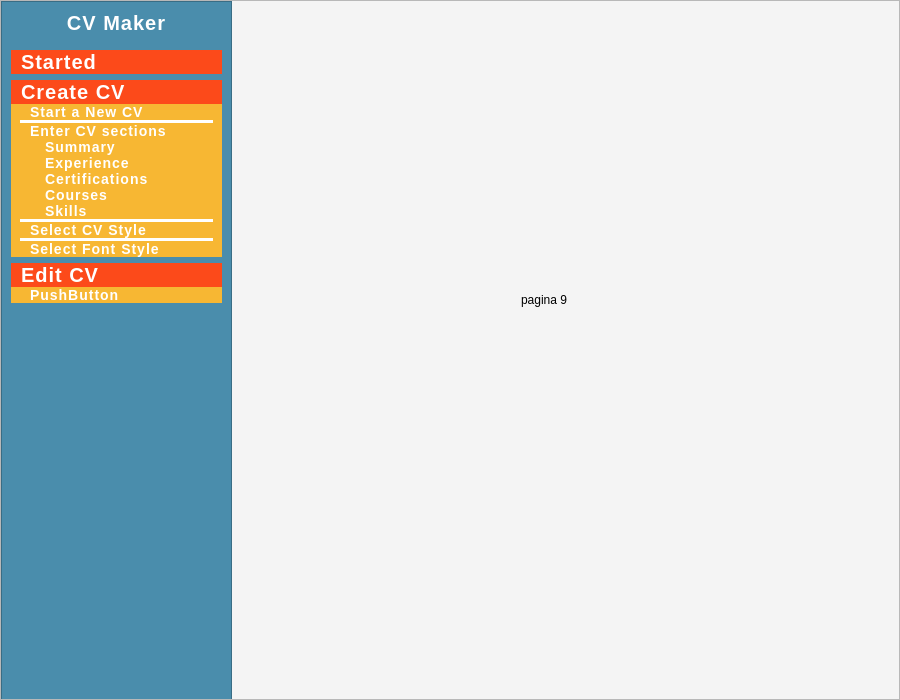
<?xml version="1.0" encoding="UTF-8"?>
<ui version="4.0">
 <class>MainWindow</class>
 <widget class="QWidget" name="MainWindow">
  <property name="geometry">
   <rect>
    <x>0</x>
    <y>0</y>
    <width>900</width>
    <height>700</height>
   </rect>
  </property>
  <property name="minimumSize">
   <size>
    <width>900</width>
    <height>700</height>
   </size>
  </property>
  <property name="maximumSize">
   <size>
    <width>900</width>
    <height>700</height>
   </size>
  </property>
  <property name="windowTitle">
   <string>Form</string>
  </property>
  <property name="styleSheet">
   <string notr="true"/>
  </property>
  <layout class="QVBoxLayout" name="verticalLayout">
   <property name="spacing">
    <number>0</number>
   </property>
   <property name="leftMargin">
    <number>0</number>
   </property>
   <property name="topMargin">
    <number>0</number>
   </property>
   <property name="rightMargin">
    <number>0</number>
   </property>
   <property name="bottomMargin">
    <number>0</number>
   </property>
   <item>
    <widget class="QFrame" name="centralWidget">
     <property name="frameShape">
      <enum>QFrame::StyledPanel</enum>
     </property>
     <property name="frameShadow">
      <enum>QFrame::Raised</enum>
     </property>
     <layout class="QVBoxLayout" name="verticalLayout_2">
      <property name="leftMargin">
       <number>0</number>
      </property>
      <property name="topMargin">
       <number>0</number>
      </property>
      <property name="rightMargin">
       <number>0</number>
      </property>
      <property name="bottomMargin">
       <number>0</number>
      </property>
      <item>
       <widget class="QFrame" name="background_frame">
        <property name="autoFillBackground">
         <bool>false</bool>
        </property>
        <property name="styleSheet">
         <string notr="true">background-color: #F4F4F4;</string>
        </property>
        <property name="frameShape">
         <enum>QFrame::StyledPanel</enum>
        </property>
        <property name="frameShadow">
         <enum>QFrame::Raised</enum>
        </property>
        <widget class="QStackedWidget" name="stacked_widget">
         <property name="enabled">
          <bool>true</bool>
         </property>
         <property name="geometry">
          <rect>
           <x>230</x>
           <y>0</y>
           <width>671</width>
           <height>701</height>
          </rect>
         </property>
         <property name="currentIndex">
          <number>8</number>
         </property>
         <widget class="QWidget" name="page_1">
          <widget class="QLabel" name="label_2">
           <property name="geometry">
            <rect>
             <x>230</x>
             <y>280</y>
             <width>191</width>
             <height>81</height>
            </rect>
           </property>
           <property name="font">
            <font>
             <pointsize>22</pointsize>
            </font>
           </property>
           <property name="styleSheet">
            <string notr="true">color: #000;</string>
           </property>
           <property name="text">
            <string>Pagina 1</string>
           </property>
          </widget>
         </widget>
         <widget class="QWidget" name="page_2">
          <widget class="QLabel" name="label_3">
           <property name="geometry">
            <rect>
             <x>200</x>
             <y>290</y>
             <width>241</width>
             <height>41</height>
            </rect>
           </property>
           <property name="font">
            <font>
             <pointsize>22</pointsize>
            </font>
           </property>
           <property name="styleSheet">
            <string notr="true">color: #000;</string>
           </property>
           <property name="text">
            <string>Pagina 2</string>
           </property>
          </widget>
         </widget>
         <widget class="QWidget" name="page_3"/>
         <widget class="QWidget" name="page_4"/>
         <widget class="QWidget" name="page_5"/>
         <widget class="QWidget" name="page_6"/>
         <widget class="QWidget" name="page_7"/>
         <widget class="QWidget" name="page_8"/>
         <widget class="QWidget" name="page_9">
          <widget class="QLabel" name="label_4">
           <property name="geometry">
            <rect>
             <x>290</x>
             <y>290</y>
             <width>58</width>
             <height>18</height>
            </rect>
           </property>
           <property name="styleSheet">
            <string notr="true">color: #000;</string>
           </property>
           <property name="text">
            <string>pagina 9</string>
           </property>
          </widget>
         </widget>
        </widget>
        <widget class="QFrame" name="side_menu_container">
         <property name="geometry">
          <rect>
           <x>0</x>
           <y>0</y>
           <width>231</width>
           <height>701</height>
          </rect>
         </property>
         <property name="minimumSize">
          <size>
           <width>231</width>
           <height>701</height>
          </size>
         </property>
         <property name="maximumSize">
          <size>
           <width>231</width>
           <height>701</height>
          </size>
         </property>
         <property name="font">
          <font>
           <pointsize>-1</pointsize>
           <italic>true</italic>
           <bold>true</bold>
          </font>
         </property>
         <property name="styleSheet">
          <string notr="true">background-color: #4a8dac;
color: white;
font-weight: 600;
font-size: 20px;
line-height: 65px;
text-align: center;
letter-spacing: 1px;

</string>
         </property>
         <property name="frameShape">
          <enum>QFrame::StyledPanel</enum>
         </property>
         <property name="frameShadow">
          <enum>QFrame::Raised</enum>
         </property>
         <property name="lineWidth">
          <number>0</number>
         </property>
         <layout class="QVBoxLayout" name="verticalLayout_3">
          <property name="rightMargin">
           <number>9</number>
          </property>
          <item>
           <widget class="QLabel" name="label">
            <property name="lineWidth">
             <number>0</number>
            </property>
            <property name="text">
             <string>CV Maker</string>
            </property>
            <property name="alignment">
             <set>Qt::AlignCenter</set>
            </property>
           </widget>
          </item>
          <item>
           <widget class="QFrame" name="frame_1">
            <property name="styleSheet">
             <string notr="true">QFrame {border: 0px;}</string>
            </property>
            <property name="frameShape">
             <enum>QFrame::StyledPanel</enum>
            </property>
            <property name="frameShadow">
             <enum>QFrame::Raised</enum>
            </property>
            <property name="lineWidth">
             <number>0</number>
            </property>
            <layout class="QVBoxLayout" name="verticalLayout_4">
             <property name="spacing">
              <number>6</number>
             </property>
             <property name="leftMargin">
              <number>0</number>
             </property>
             <property name="rightMargin">
              <number>0</number>
             </property>
             <item>
              <widget class="QFrame" name="frame_6">
               <property name="styleSheet">
                <string notr="true">border-width: 0px;</string>
               </property>
               <property name="frameShape">
                <enum>QFrame::StyledPanel</enum>
               </property>
               <property name="frameShadow">
                <enum>QFrame::Raised</enum>
               </property>
               <property name="lineWidth">
                <number>0</number>
               </property>
               <layout class="QVBoxLayout" name="verticalLayout_11">
                <property name="spacing">
                 <number>0</number>
                </property>
                <property name="leftMargin">
                 <number>0</number>
                </property>
                <property name="topMargin">
                 <number>0</number>
                </property>
                <property name="rightMargin">
                 <number>0</number>
                </property>
                <property name="bottomMargin">
                 <number>0</number>
                </property>
                <item>
                 <widget class="QPushButton" name="button_1">
                  <property name="styleSheet">
                   <string notr="true">QPushButton{
    background-color: #fc4a1a;
    border-style: outset;
    border-width: 0px;
    border-color: beige;
	text-align: left;
	padding: 0px 0px 0px 10px;
}
QPushButton::hover{
	background-color: #f24414;
}</string>
                  </property>
                  <property name="text">
                   <string>Started</string>
                  </property>
                 </widget>
                </item>
               </layout>
              </widget>
             </item>
             <item>
              <widget class="QFrame" name="frame_2">
               <property name="styleSheet">
                <string notr="true">border-width: 0px;
border: 0px;
</string>
               </property>
               <property name="frameShape">
                <enum>QFrame::StyledPanel</enum>
               </property>
               <property name="frameShadow">
                <enum>QFrame::Raised</enum>
               </property>
               <property name="lineWidth">
                <number>0</number>
               </property>
               <layout class="QVBoxLayout" name="verticalLayout_7">
                <property name="spacing">
                 <number>0</number>
                </property>
                <property name="leftMargin">
                 <number>0</number>
                </property>
                <property name="topMargin">
                 <number>0</number>
                </property>
                <property name="rightMargin">
                 <number>0</number>
                </property>
                <property name="bottomMargin">
                 <number>0</number>
                </property>
                <item>
                 <widget class="QPushButton" name="button_2">
                  <property name="styleSheet">
                   <string notr="true">QPushButton{
    background-color: #fc4a1a;
    border-style: outset;
    border-width: 0px;
    border-color: beige;
	text-align: left;
	padding: 0px 0px 0px 10px;
}
QPushButton::hover{
	background-color: #f24414;
}</string>
                  </property>
                  <property name="text">
                   <string>Create CV</string>
                  </property>
                 </widget>
                </item>
                <item>
                 <widget class="QFrame" name="frame_3">
                  <property name="enabled">
                   <bool>true</bool>
                  </property>
                  <property name="font">
                   <font>
                    <pointsize>-1</pointsize>
                    <italic>true</italic>
                    <bold>true</bold>
                   </font>
                  </property>
                  <property name="styleSheet">
                   <string notr="true">background-color: #f7b733;
font-size: 14px;
border-width: 0px;
</string>
                  </property>
                  <property name="frameShape">
                   <enum>QFrame::StyledPanel</enum>
                  </property>
                  <property name="frameShadow">
                   <enum>QFrame::Raised</enum>
                  </property>
                  <layout class="QVBoxLayout" name="verticalLayout_8">
                   <property name="spacing">
                    <number>0</number>
                   </property>
                   <property name="leftMargin">
                    <number>9</number>
                   </property>
                   <property name="topMargin">
                    <number>0</number>
                   </property>
                   <property name="rightMargin">
                    <number>9</number>
                   </property>
                   <property name="bottomMargin">
                    <number>0</number>
                   </property>
                   <item>
                    <widget class="QPushButton" name="button_4">
                     <property name="enabled">
                      <bool>true</bool>
                     </property>
                     <property name="styleSheet">
                      <string notr="true">QPushButton{
    background-color: #f7b733;
    border-style: outset;
    border-width: 0px;
    border-color: beige;
	text-align: left;
	padding: 0px 0px 0px 10px;
}
QPushButton:hover{
	text-align: center;
	font-size: 15px;
}</string>
                     </property>
                     <property name="text">
                      <string>Start a New CV</string>
                     </property>
                     <property name="checkable">
                      <bool>false</bool>
                     </property>
                     <property name="checked">
                      <bool>false</bool>
                     </property>
                     <property name="default">
                      <bool>false</bool>
                     </property>
                    </widget>
                   </item>
                   <item>
                    <widget class="Line" name="line">
                     <property name="styleSheet">
                      <string notr="true">background-color: rgb(255, 255, 255);</string>
                     </property>
                     <property name="orientation">
                      <enum>Qt::Horizontal</enum>
                     </property>
                    </widget>
                   </item>
                   <item>
                    <widget class="QPushButton" name="button_5">
                     <property name="styleSheet">
                      <string notr="true">QPushButton{
    background-color: #f7b733;
    border-style: outset;
    border-width: 0px;
    border-color: beige;
	text-align: left;
	padding: 0px 0px 0px 10px;
}
QPushButton::hover{
	text-align: center;
	font-size: 15px;
}</string>
                     </property>
                     <property name="text">
                      <string>Enter CV sections</string>
                     </property>
                    </widget>
                   </item>
                   <item>
                    <widget class="QFrame" name="frame_7">
                     <property name="enabled">
                      <bool>true</bool>
                     </property>
                     <property name="font">
                      <font>
                       <pointsize>-1</pointsize>
                       <italic>true</italic>
                       <bold>true</bold>
                      </font>
                     </property>
                     <property name="styleSheet">
                      <string notr="true">background-color: #f7b733;
font-size: 14px;
border-width: 0px;
</string>
                     </property>
                     <property name="frameShape">
                      <enum>QFrame::StyledPanel</enum>
                     </property>
                     <property name="frameShadow">
                      <enum>QFrame::Raised</enum>
                     </property>
                     <layout class="QVBoxLayout" name="verticalLayout_12">
                      <property name="spacing">
                       <number>0</number>
                      </property>
                      <property name="leftMargin">
                       <number>15</number>
                      </property>
                      <property name="topMargin">
                       <number>0</number>
                      </property>
                      <property name="rightMargin">
                       <number>9</number>
                      </property>
                      <property name="bottomMargin">
                       <number>0</number>
                      </property>
                      <item>
                       <widget class="QPushButton" name="button_6">
                        <property name="styleSheet">
                         <string notr="true">QPushButton{
    background-color: #f7b733;
    border-style: outset;
    border-width: 0px;
    border-color: beige;
	text-align: left;
	padding: 0px 0px 0px 10px;
}
QPushButton::hover{
	text-align: center;
	font-size: 15px;
}</string>
                        </property>
                        <property name="text">
                         <string>Summary</string>
                        </property>
                       </widget>
                      </item>
                      <item>
                       <widget class="QPushButton" name="button_9">
                        <property name="styleSheet">
                         <string notr="true">QPushButton{
    background-color: #f7b733;
    border-style: outset;
    border-width: 0px;
    border-color: beige;
	text-align: left;
	padding: 0px 0px 0px 10px;
}
QPushButton::hover{
	text-align: center;
	font-size: 15px;
}</string>
                        </property>
                        <property name="text">
                         <string>Experience</string>
                        </property>
                       </widget>
                      </item>
                      <item>
                       <widget class="QPushButton" name="button_10">
                        <property name="styleSheet">
                         <string notr="true">QPushButton{
    background-color: #f7b733;
    border-style: outset;
    border-width: 0px;
    border-color: beige;
	text-align: left;
	padding: 0px 0px 0px 10px;
}
QPushButton::hover{
	text-align: center;
	font-size: 15px;
}</string>
                        </property>
                        <property name="text">
                         <string>Certifications</string>
                        </property>
                       </widget>
                      </item>
                      <item>
                       <widget class="QPushButton" name="button_11">
                        <property name="styleSheet">
                         <string notr="true">QPushButton{
    background-color: #f7b733;
    border-style: outset;
    border-width: 0px;
    border-color: beige;
	text-align: left;
	padding: 0px 0px 0px 10px;
}
QPushButton::hover{
	text-align: center;
	font-size: 15px;
}</string>
                        </property>
                        <property name="text">
                         <string>Courses</string>
                        </property>
                       </widget>
                      </item>
                      <item>
                       <widget class="QPushButton" name="button_12">
                        <property name="styleSheet">
                         <string notr="true">QPushButton{
    background-color: #f7b733;
    border-style: outset;
    border-width: 0px;
    border-color: beige;
	text-align: left;
	padding: 0px 0px 0px 10px;
}
QPushButton::hover{
	text-align: center;
	font-size: 15px;
}</string>
                        </property>
                        <property name="text">
                         <string>Skills</string>
                        </property>
                       </widget>
                      </item>
                     </layout>
                    </widget>
                   </item>
                   <item>
                    <widget class="Line" name="line_2">
                     <property name="styleSheet">
                      <string notr="true">background-color: rgb(255, 255, 255);</string>
                     </property>
                     <property name="orientation">
                      <enum>Qt::Horizontal</enum>
                     </property>
                    </widget>
                   </item>
                   <item>
                    <widget class="QPushButton" name="button_7">
                     <property name="styleSheet">
                      <string notr="true">QPushButton{
    background-color: #f7b733;
    border-style: outset;
    border-width: 0px;
    border-color: beige;
	text-align: left;
	padding: 0px 0px 0px 10px;
}
QPushButton::hover{
	text-align: center;
	font-size: 15px;
}</string>
                     </property>
                     <property name="text">
                      <string>Select CV Style</string>
                     </property>
                    </widget>
                   </item>
                   <item>
                    <widget class="Line" name="line_3">
                     <property name="styleSheet">
                      <string notr="true">background-color: rgb(255, 255, 255);</string>
                     </property>
                     <property name="orientation">
                      <enum>Qt::Horizontal</enum>
                     </property>
                    </widget>
                   </item>
                   <item>
                    <widget class="QPushButton" name="button_8">
                     <property name="styleSheet">
                      <string notr="true">QPushButton{
    background-color: #f7b733;
    border-style: outset;
    border-width: 0px;
    border-color: beige;
	text-align: left;
	padding: 0px 0px 0px 10px;
}
QPushButton::hover{
	text-align: center;
	font-size: 15px;
}</string>
                     </property>
                     <property name="text">
                      <string>Select Font Style</string>
                     </property>
                    </widget>
                   </item>
                  </layout>
                 </widget>
                </item>
               </layout>
              </widget>
             </item>
             <item>
              <widget class="QFrame" name="frame_4">
               <property name="styleSheet">
                <string notr="true">border-width: 0px;</string>
               </property>
               <property name="frameShape">
                <enum>QFrame::StyledPanel</enum>
               </property>
               <property name="frameShadow">
                <enum>QFrame::Raised</enum>
               </property>
               <property name="lineWidth">
                <number>0</number>
               </property>
               <layout class="QVBoxLayout" name="verticalLayout_9">
                <property name="spacing">
                 <number>0</number>
                </property>
                <property name="leftMargin">
                 <number>0</number>
                </property>
                <property name="topMargin">
                 <number>0</number>
                </property>
                <property name="rightMargin">
                 <number>0</number>
                </property>
                <property name="bottomMargin">
                 <number>0</number>
                </property>
                <item>
                 <widget class="QPushButton" name="button_3">
                  <property name="styleSheet">
                   <string notr="true">QPushButton{
    background-color: #fc4a1a;
    border-style: outset;
    border-width: 0px;
    border-color: beige;
	text-align: left;
	padding: 0px 0px 0px 10px;
}
QPushButton::hover{
	background-color: #f24414;
}</string>
                  </property>
                  <property name="text">
                   <string>Edit CV</string>
                  </property>
                 </widget>
                </item>
                <item>
                 <widget class="QFrame" name="frame_5">
                  <property name="enabled">
                   <bool>true</bool>
                  </property>
                  <property name="font">
                   <font>
                    <pointsize>-1</pointsize>
                    <italic>true</italic>
                    <bold>true</bold>
                   </font>
                  </property>
                  <property name="styleSheet">
                   <string notr="true">background-color: #f7b733;
font-size: 14px;
border-width: 0px;</string>
                  </property>
                  <property name="frameShape">
                   <enum>QFrame::StyledPanel</enum>
                  </property>
                  <property name="frameShadow">
                   <enum>QFrame::Raised</enum>
                  </property>
                  <layout class="QVBoxLayout" name="verticalLayout_10">
                   <property name="spacing">
                    <number>0</number>
                   </property>
                   <property name="leftMargin">
                    <number>9</number>
                   </property>
                   <property name="topMargin">
                    <number>0</number>
                   </property>
                   <property name="rightMargin">
                    <number>9</number>
                   </property>
                   <property name="bottomMargin">
                    <number>0</number>
                   </property>
                   <item>
                    <widget class="QPushButton" name="button_231">
                     <property name="styleSheet">
                      <string notr="true">QPushButton{
    background-color: #f7b733;
    border-style: outset;
    border-width: 0px;
    border-color: beige;
	text-align: left;
	padding: 0px 0px 0px 10px;
}</string>
                     </property>
                     <property name="text">
                      <string>PushButton</string>
                     </property>
                    </widget>
                   </item>
                  </layout>
                 </widget>
                </item>
               </layout>
              </widget>
             </item>
            </layout>
           </widget>
          </item>
          <item>
           <spacer name="verticalSpacer">
            <property name="orientation">
             <enum>Qt::Vertical</enum>
            </property>
            <property name="sizeHint" stdset="0">
             <size>
              <width>20</width>
              <height>637</height>
             </size>
            </property>
           </spacer>
          </item>
         </layout>
        </widget>
       </widget>
      </item>
     </layout>
    </widget>
   </item>
  </layout>
 </widget>
 <resources/>
 <connections/>
</ui>
